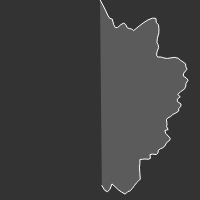
Frame 1 (no input)
Frame 60 (no input): identical to frame 1, image omitted
Frame 120 (the mouse pressed at the canvas centre since frame 60): identical to frame 1, image omitted

The p5.js sketch that drew this single still picture (run headless with seeded random() and noise() and a simulated clock; from frame 60 on, the mouse is pressed at the canvas centre):

// p5.js sketch
// ── sketch.js
/**
 * sketch.js
 *
 *
 * p5.js 레퍼런스: http://p5js.org/reference
 * 웹기술 레퍼런스: http://developer.mozilla.org
 *
 * @author : https://github.com/Mosframe
 */


// -----------------------------------------------------------------
// 변수, 오브젝트 정의
// -----------------------------------------------------------------
var fps;



// -----------------------------------------------------------------
// p5.js 함수들
// -----------------------------------------------------------------

function setup () {

    fps = createP('');

    createCanvas(200, 200);
    background(51);

    translate( width/2, height/2 );

    var r = 100;
    stroke(255);
    fill(255,50);
    strokeWeight(1);
    beginShape();
    var xoff = 0;
    for( var a=-PI/2; a<PI/2; a+= 0.03 ) {

        var n = noise(xoff);
        var r = map(n, 0, 1, 50, 125);
        var x = r * cos(a);
        var y = r * sin(a);
        xoff += 0.1;

        //point(x,y);
        vertex(x,y);
        --r; // 안쪽으로 말리들게
    }
    endShape();

}


function draw () {

    //background(0);


    fps.html(floor(frameRate()));
}


// -----------------------------------------------------------------
// 사용자 정의 함수들
// -----------------------------------------------------------------
